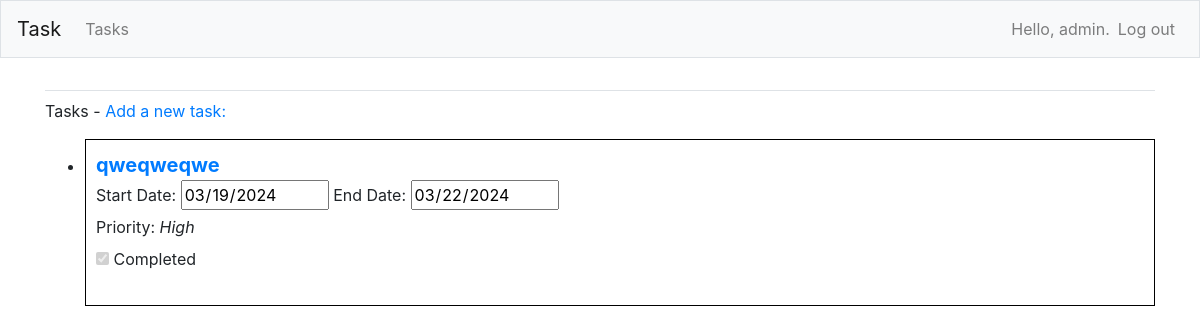
Page /tasks/ (signed in) on the earlier database version.
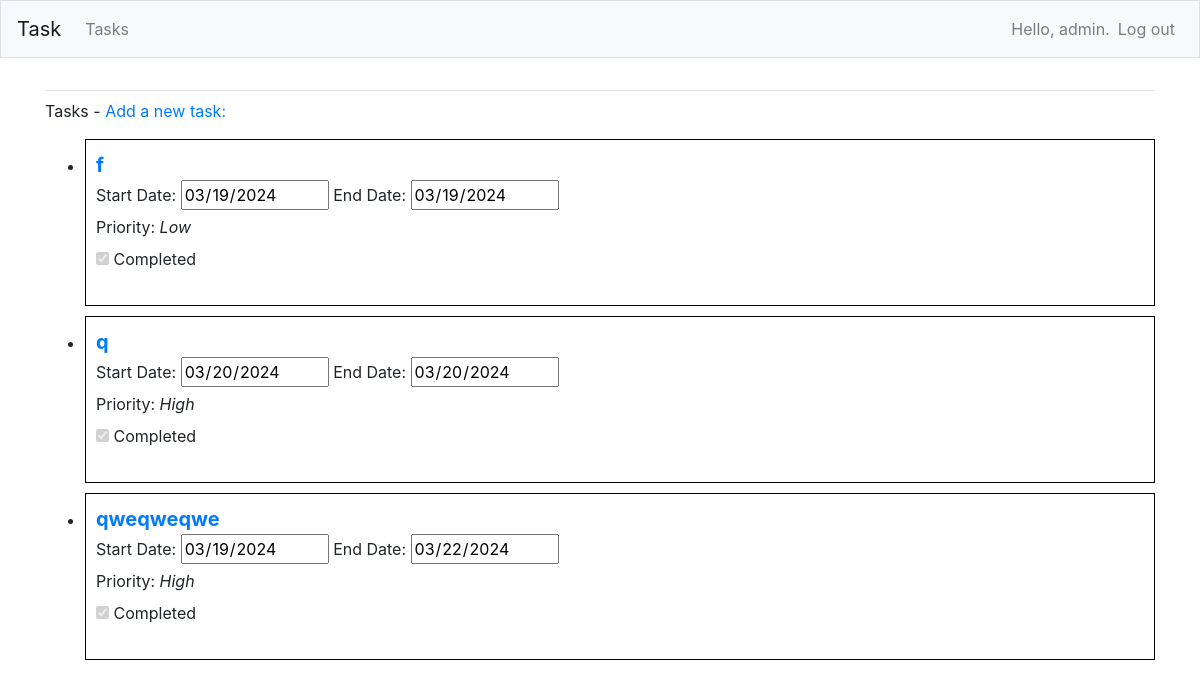
Same page on the later database version.
### tasks/models.py (models this page shows, shortened)
class Task(models.Model):
    LOW = 'Low'
    MEDIUM = 'Medium'
    HIGH = 'High'
    PRIORITY_CHOICES = [
        (LOW, 'Low'),
        (MEDIUM, 'Medium'),
        (HIGH, 'High'),
    ]
    title = models.CharField(max_length=200)
    description = models.TextField()
    start_date = models.DateField()
    end_date = models.DateField()
    completed = models.BooleanField(default=False)
    priority = models.CharField(max_length=10, choices=PRIORITY_CHOICES, default=MEDIUM)
    owner = models.ForeignKey(User, on_delete=models.CASCADE)

### tasks/views.py (the view)
# urls.py: path('', include('tasks.urls')),
@login_required
def tasks(request):
    tasks = Task.objects.filter(owner=request.user)
    sorted_tasks = sorted(tasks, key=lambda x: (x.completed, x.end_date, x.priority))
    context = {'tasks': sorted_tasks}
    return render(request, 'tasks/tasks.html', context)

### tasks/templates/tasks/tasks.html (shortened to what this page needs)
{% extends "tasks/base.html" %}
{% block content %}
  <p>Tasks  -  <a href="{% url 'tasks:new_task' %}">Add a new task:</a></p>
  <ul>
    {% for task in tasks %}
      <li style="border: 1px solid black; padding: 10px; margin-bottom: 10px;">
        <b><a href="{% url 'tasks:task' task.id %}" style="font-size: 20px;">{{ task.title }}</a></b>
        <form method="post">
          <label>Start Date:</label>
          <input type="date" id="start_date{{ task.id }}" value="{{ task.start_date|date:'Y-m-d' }}" readonly>
          <label>End Date:</label>
          <input type="date" id="end_date{{ task.id }}" value="{{ task.end_date|date:'Y-m-d' }}" readonly>
          <br>
          <label>Priority:</label>
          <i>{{ task.get_priority_display }}</i>
          <br>
          <input type="checkbox" id="completed{{ task.id }}" {% if task.completed %}checked{% endif %} disabled>
          <label>Completed</label>
        </form>
      </li>
    {% empty %}
      <li>No tasks ¯\_(ツ)_/¯</li>
    {% endfor %}
  </ul>
{% endblock content %}

### tasks/templates/tasks/base.html (shortened to what this page needs)
{% load bootstrap4 %}
<html lang="en">
<head>
	{% bootstrap_css %}
</head>
<body>
<nav class="navbar navbar-expand-md navbar-light bg-light mb-4 border">
	<a class="navbar-brand" href="{% url 'tasks:index' %}">
		Task</a>
	<div class="collapse navbar-collapse" id="navbarCollapse">
		<ul class="navbar-nav mr-auto">
			<li class="nav-item">
				<a class="nav-link" href="{% url 'tasks:tasks' %}">
					Tasks</a></li>
		</ul>
		<ul class="navbar-nav ml-auto">
			{% if user.is_authenticated %}
				<li class="nav-item">
					<span class="navbar-text"> Hello, {{ user.username }}.</span>
				</li>
				<li class="nav-item">
					<a class="nav-link" href="{% url 'users:logout' %}">Log out</a>
				</li>
			{% else %}
				<li class="nav-item">
					<a class="nav-link" href="{% url 'users:register' %}">Register</a>
				</li>
				<li class="nav-item">
					<a class="nav-link" href="{% url 'users:login' %}">Log in</a></li>
			{% endif %}
		</ul>
	</div>
</nav>
<main role="main" class="container">
	<div class="pb-2 mb-2 border-bottom">
	</div>
	<div>
		{% block content %}{% endblock content %}
	</div>
</main>
</body>
</html>

Differences in the rows shown:
added Task: title "f", start_date "03/19/2024", end_date "03/19/2024", priority "Low", completed "☑"
added Task: title "q", start_date "03/20/2024", end_date "03/20/2024", priority "High", completed "☑"
